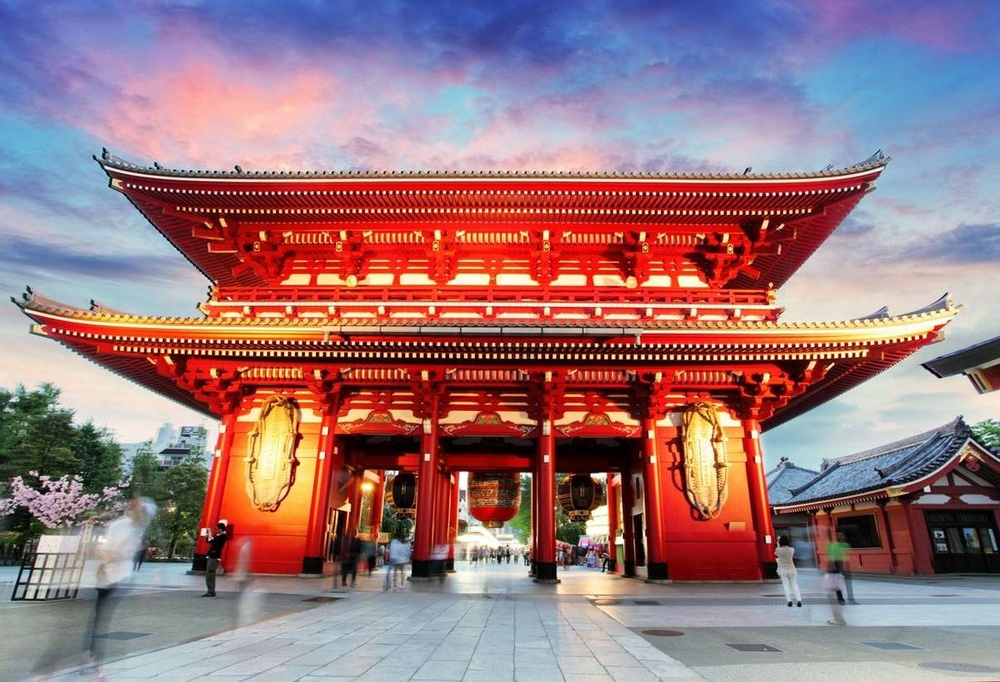
#> input picture A1_A0/A1/part1/source.jpg, 1000 x 682 px, shrunk from 1200 x 818 before the run
$ python A0.py ../A1/part1/source.jpg
#> lines starting #> are read from the running program, lines starting #| are printed output that depends on the picture
#> further down, img is the input picture: PIL image 1000x682 RGB; mean R, G, B 153.4, 118.9, 124.7
#!/usr/bin/env python
# coding: utf-8

# In[8]:


import numpy as np
import sys
import cv2
from PIL import Image
def save(array, name):
    k = Image.fromarray(array.astype(np.uint8))
    k.save(f'{name}.jpg')

def show(array):
    array = np.array(array)/np.max(array)*255
    data = Image.fromarray(array.astype(np.uint8))
    data.show()

def biInterpolation(img, newH, newW):
#> called with newH = 200, newW = 200
    oldH, oldW, _ = np.shape(img)
#> oldH = 682; oldW = 1000
    ratioY = oldH / newH
#> ratioY = 3.41
    ratioX = oldW / newW
#> ratioX = 5

    newImg = np.zeros((newH, newW, 3))

    for y in range(newH):
        for x in range(newW):
            oldX = x * ratioX
            oldY = y * ratioY

            x0 = int(oldX)
            y0 = int(oldY)
            x1 = min(x0 + 1, oldW - 1)
            y1 = min(y0 + 1, oldH - 1)

            xdiff = oldX - x0
            ydiff = oldY - y0

            for channel in range(3):
                newImg[y, x, channel] = (img[y0, x0, channel]*(1 - xdiff)*(1 - ydiff) + img[y0, x1, channel]*xdiff*(1 - ydiff) +
                                        img[y1, x0, channel]*(1 - xdiff)*ydiff +
                                        img[y1, x1, channel]*xdiff*ydiff)
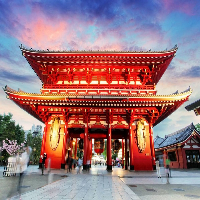
#> newImg: shape (200, 200, 3) float64; mean R, G, B 153.1, 118.7, 124.6

    return newImg

# img = Image.open('C:\\Users\\GAGANDEEP SINGH\\Desktop\\2.jpg')
img = Image.open(sys.argv[1])
image = np.array(img)

BiImg = biInterpolation(image, 200, 200)

# show(BiImg)
save(BiImg, f'bilateral interpolation Image')


# In[ ]:
